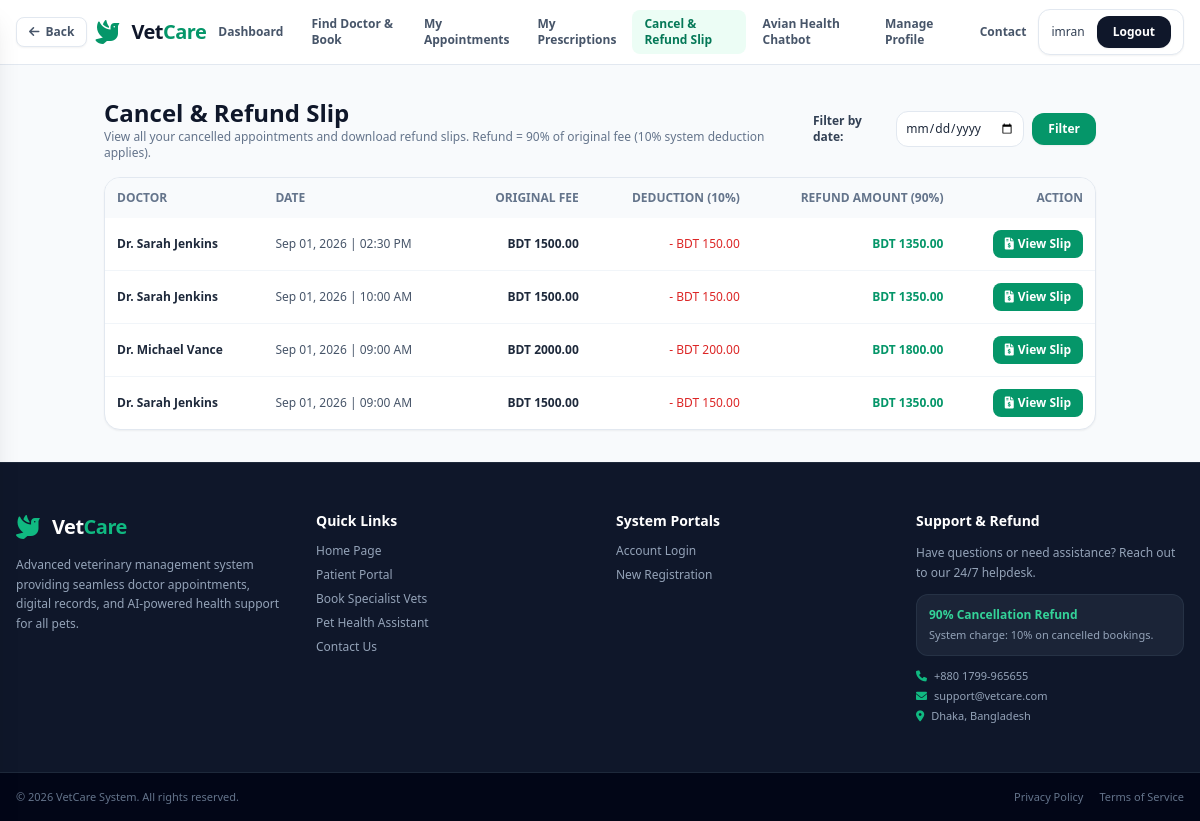
Page /cancel-refund/ (signed in) on the committed database.
### accounts/models.py (models this page shows, shortened)
class User(AbstractUser):
    ROLE_CHOICES = (
        ('PATIENT', 'Patient'),
        ('DOCTOR', 'Doctor'),
        ('ADMIN', 'Admin'),
    )
    role = models.CharField(max_length=20, choices=ROLE_CHOICES, default='PATIENT')
    phone = models.CharField(max_length=20, blank=True)
    country_code = models.CharField(max_length=5, default='+880', blank=True)
    address = models.TextField(blank=True)
    created_at = models.DateTimeField(auto_now_add=True)

### booking/models.py (models this page shows, shortened)
class Appointment(models.Model):
    STATUS_CHOICES = (
        ('PENDING', 'Pending'),
        ('CONFIRMED', 'Confirmed'),
        ('COMPLETED', 'Completed'),
        ('CANCELLED', 'Cancelled'),
    )
    patient = models.ForeignKey('patient.Patient', on_delete=models.CASCADE, related_name='appointments')
    doctor = models.ForeignKey('vet.Doctor', on_delete=models.CASCADE, related_name='appointments')
    date = models.DateField()
    time = models.TimeField()
    status = models.CharField(max_length=20, choices=STATUS_CHOICES, default='PENDING')
    fee = models.DecimalField(max_digits=8, decimal_places=2, default=1500.00)
    notes = models.TextField(blank=True)
    created_at = models.DateTimeField(auto_now_add=True)
    updated_at = models.DateTimeField(auto_now=True)
    class Meta:
        ordering = ['-date', '-time']

### vet/models.py (models this page shows, shortened)
class Doctor(models.Model):
    user = models.OneToOneField(settings.AUTH_USER_MODEL, on_delete=models.CASCADE, related_name='doctor_profile')
    specialty = models.CharField(max_length=100)
    experience_years = models.IntegerField(default=0)
    qualification = models.CharField(max_length=200, blank=True)
    license_number = models.CharField(max_length=50, blank=True)
    consultation_fee = models.DecimalField(max_digits=8, decimal_places=2, default=1500.00)
    bio = models.TextField(blank=True)
    is_active = models.BooleanField(default=True)
    created_at = models.DateTimeField(auto_now_add=True)

### patient/views.py (the view)
# urls.py: path('cancel-refund/', views.cancel_refund_list, name='cancel_refund_list'),
@login_required
def cancel_refund_list(request):
    if request.user.role != 'PATIENT':
        return render(request, '403.html', status=403)
    from datetime import datetime
    selected_date_str = request.GET.get('date', '').strip()
    selected_date = None
    if selected_date_str:
        try:
            selected_date = datetime.strptime(selected_date_str, '%Y-%m-%d').date()
        except ValueError:
            selected_date = None
    try:
        patient = request.user.patient_profile
        appointments = patient.appointments.filter(
            status='CANCELLED',
            payment__status='REFUNDED',
        ).prefetch_related('refund')
        if selected_date is not None:
            appointments = appointments.filter(date=selected_date)
    except Patient.DoesNotExist:
        patient = None
        appointments = []
    enriched_appointments = []
    for apt in appointments:
        fee = float(apt.fee)
        deduction = round(fee * 0.10, 2)
        refund = round(fee * 0.90, 2)
        enriched_appointments.append({
            'appointment': apt,
            'original_fee': fee,
            'deduction': deduction,
            'refund_amount': refund,
        })
    context = {
        'patient': patient,
        'enriched_appointments': enriched_appointments,
        'selected_date': selected_date_str,
    }
    return render(request, 'cancel_refund_list.html', context)

### vetcure/templates/cancel_refund_list.html (shortened to what this page needs)
{% extends 'base.html' %}
{% block content %}
<div class="flex-grow max-w-5xl w-full mx-auto px-4 py-8">
    <div class="flex flex-col md:flex-row md:items-center md:justify-between gap-4 mb-4">
        <div>
            <h1 class="text-2xl font-bold text-slate-900">Cancel & Refund Slip</h1>
            <p class="text-slate-500 text-xs">View all your cancelled appointments and download refund slips. Refund = 90% of original fee (10% system deduction applies).</p>
        </div>
        <form method="get" class="flex items-center gap-2">
            <label class="text-xs font-semibold text-slate-700">Filter by date:</label>
            <input type="date" name="date" value="{{ selected_date|default:'' }}" class="border border-slate-200 rounded-xl p-2 text-xs outline-none focus:ring-1 focus:ring-emerald-500">
            <button type="submit" class="bg-emerald-600 hover:bg-emerald-700 text-white text-xs font-semibold px-4 py-2 rounded-xl transition shadow-sm">Filter</button>
        </form>
    </div>
    <div class="bg-white rounded-2xl border border-slate-200 shadow-sm overflow-hidden">
        <div class="overflow-x-auto">
            <table class="w-full text-left text-xs text-slate-600">
                <thead class="bg-slate-50 text-slate-500 uppercase">
                    <tr>
                        <th class="p-3">Doctor</th>
                        <th class="p-3">Date</th>
                        <th class="p-3 text-right">Original Fee</th>
                        <th class="p-3 text-right">Deduction (10%)</th>
                        <th class="p-3 text-right">Refund Amount (90%)</th>
                        <th class="p-3 text-right">Action</th>
                    </tr>
                </thead>
                <tbody class="divide-y divide-slate-100">
                    {% for item in enriched_appointments %}
                    <tr>
                        <td class="p-3 font-semibold text-slate-800">Dr. {{ item.appointment.doctor.user.get_full_name }}</td>
                        <td class="p-3">{{ item.appointment.date|date:"M d, Y" }} | {{ item.appointment.time|time:"h:i A" }}</td>
                        <td class="p-3 text-right font-semibold text-slate-800">BDT {{ item.original_fee|floatformat:2 }}</td>
                        <td class="p-3 text-right text-red-600 font-medium">- BDT {{ item.deduction|floatformat:2 }}</td>
                        <td class="p-3 text-right font-bold text-emerald-600">BDT {{ item.refund_amount|floatformat:2 }}</td>
                        <td class="p-3 text-right">
                            {% if item.appointment.refund %}
                            <a href="{% url 'refund_slip' item.appointment.refund.id %}" target="_blank" class="inline-flex items-center gap-1 bg-emerald-600 hover:bg-emerald-700 text-white font-semibold px-3 py-1.5 rounded-lg transition">
                                <i class="fa-solid fa-file-invoice-dollar"></i> View Slip
                            </a>
                            {% endif %}
                        </td>
                    </tr>
                    {% empty %}
                    <tr>
                        <td colspan="6" class="p-6 text-center text-slate-500">No cancelled appointments yet.</td>
                    </tr>
                    {% endfor %}
                </tbody>
            </table>
        </div>
    </div>
</div>
{% endblock %}

### vetcure/templates/base.html (shortened to what this page needs)
<!DOCTYPE html>
<html lang="en">
<head>
    <script src="https://cdn.tailwindcss.com"></script>
    <link rel="stylesheet" href="https://cdnjs.cloudflare.com/ajax/libs/font-awesome/6.0.0/css/all.min.css">
</head>
<body class="bg-slate-50 text-slate-800 flex flex-col min-h-screen font-sans">
    <header class="no-print-header bg-white border-b border-slate-200 sticky top-0 z-30">
        <div class="max-w-7xl mx-auto px-4 h-16 flex items-center justify-between">
            <div class="flex items-center gap-2">
                <button onclick="history.back()" class="flex items-center gap-1.5 px-3 py-1.5 bg-white border border-slate-200 rounded-lg text-xs font-semibold text-slate-600 hover:text-emerald-600 hover:border-emerald-400 hover:bg-emerald-50 transition shadow-sm" title="Go back">
                    <i class="fa-solid fa-arrow-left text-xs"></i> Back
                </button>
                <a href="{% url 'home' %}" class="flex items-center gap-3">
                    <i class="fa-solid fa-dove text-2xl text-emerald-600"></i>
                    <span class="text-xl font-bold text-slate-900 tracking-tight">Vet<span class="text-emerald-600">Care</span></span>
                </a>
            </div>
            <nav class="hidden md:flex items-center gap-1 font-bold text-xs text-slate-600">
                {% if user.is_authenticated %}
                    {% if user.role == 'PATIENT' %}
                        <a href="{% url 'patient_dashboard' %}" class="nav-link px-3 py-1.5 rounded-lg {% if request.resolver_match.url_name == 'patient_dashboard' %}bg-emerald-50 text-emerald-700{% else %}hover:bg-slate-50 hover:text-emerald-600 transition{% endif %}">Dashboard</a>
                        <a href="{% url 'booking_doctors' %}" class="nav-link px-3 py-1.5 rounded-lg {% if request.resolver_match.url_name == 'booking_doctors' %}bg-emerald-50 text-emerald-700{% else %}hover:bg-slate-50 hover:text-emerald-600 transition{% endif %}">Find Doctor & Book</a>
                        <a href="{% url 'my_appointments' %}" class="nav-link px-3 py-1.5 rounded-lg {% if request.resolver_match.url_name == 'my_appointments' %}bg-emerald-50 text-emerald-700{% else %}hover:bg-slate-50 hover:text-emerald-600 transition{% endif %}">My Appointments</a>
                        <a href="{% url 'my_prescriptions' %}" class="nav-link px-3 py-1.5 rounded-lg {% if request.resolver_match.url_name == 'my_prescriptions' %}bg-emerald-50 text-emerald-700{% else %}hover:bg-slate-50 hover:text-emerald-600 transition{% endif %}">My Prescriptions</a>
                        <a href="{% url 'cancel_refund_list' %}" class="nav-link px-3 py-1.5 rounded-lg {% if request.resolver_match.url_name == 'cancel_refund_list' %}bg-emerald-50 text-emerald-700{% else %}hover:bg-slate-50 hover:text-emerald-600 transition{% endif %}">Cancel & Refund Slip</a>
                        <a href="{% url 'chatbot' %}" class="nav-link px-3 py-1.5 rounded-lg {% if request.resolver_match.url_name == 'chatbot' %}bg-emerald-50 text-emerald-700{% else %}hover:bg-slate-50 hover:text-emerald-600 transition{% endif %}">Avian Health Chatbot</a>
                        <a href="{% url 'manage_profile' %}" class="nav-link px-3 py-1.5 rounded-lg {% if request.resolver_match.url_name == 'manage_profile' %}bg-emerald-50 text-emerald-700{% else %}hover:bg-slate-50 hover:text-emerald-600 transition{% endif %}">Manage Profile</a>
                        <a href="{% url 'contact' %}" class="nav-link px-3 py-1.5 rounded-lg {% if request.resolver_match.url_name == 'contact' %}bg-emerald-50 text-emerald-700{% else %}hover:bg-slate-50 hover:text-emerald-600 transition{% endif %}">Contact</a>
                    {% endif %}
                {% endif %}
            </nav>
                <div class="flex items-center gap-3">
                {% if user.is_authenticated %}
                    <div class="flex items-center gap-3 bg-white border border-slate-200 rounded-xl px-3 py-1.5 shadow-sm">
                        <span class="text-xs font-medium text-slate-700">
                            {{ user.get_full_name|default:user.username }}
                        </span>
                        <form method="post" action="{% url 'logout' %}" class="inline">
                            <button type="submit" class="text-xs font-semibold bg-slate-900 hover:bg-slate-800 text-white px-4 py-2 rounded-xl transition shadow-sm">
                                Logout
                            </button>
                        </form>
                    </div>
                {% else %}
                    <a href="{% url 'login' %}" class="text-xs font-semibold text-slate-600 hover:text-emerald-600 transition px-3 py-2">Login</a>
                    <a href="{% url 'register' %}" class="text-xs font-semibold bg-emerald-600 hover:bg-emerald-700 text-white px-4 py-2 rounded-xl transition shadow-sm">Register</a>
                {% endif %}
                </div>
        </div>
    </header>
    <main class="flex-grow">
        {% block content %}{% endblock %}
    </main>
    {% block footer %}
    <footer class="no-print-footer bg-slate-900 text-slate-400 text-xs border-t border-slate-800 mt-auto">
        <div class="max-w-7xl mx-auto px-4 py-12 grid grid-cols-1 md:grid-cols-4 gap-8">
            <div class="space-y-3">
                <div class="flex items-center gap-3">
                    <i class="fa-solid fa-dove text-2xl text-emerald-500"></i>
                    <span class="text-xl font-bold text-white tracking-tight">Vet<span class="text-emerald-500">Care</span></span>
                </div>
                <p class="text-slate-400 leading-relaxed">Advanced veterinary management system providing seamless doctor appointments, digital records, and AI-powered health support for all pets.</p>
            </div>
            <div class="space-y-3">
                <h4 class="text-sm font-semibold text-white">Quick Links</h4>
                <ul class="space-y-2">
                    <li><a href="{% url 'home' %}" class="hover:text-emerald-400 transition">Home Page</a></li>
                    {% if user.is_authenticated and user.role == 'PATIENT' %}
                        <li><a href="{% url 'patient_dashboard' %}" class="hover:text-emerald-400 transition">Patient Portal</a></li>
                        <li><a href="{% url 'booking_doctors' %}" class="hover:text-emerald-400 transition">Book Specialist Vets</a></li>
                    {% endif %}
                    <li><a href="{% url 'chatbot' %}" class="hover:text-emerald-400 transition">Pet Health Assistant</a></li>
                    <li><a href="{% url 'contact' %}" class="hover:text-emerald-400 transition">Contact Us</a></li>
                </ul>
            </div>
            <div class="space-y-3">
                <h4 class="text-sm font-semibold text-white">System Portals</h4>
                <ul class="space-y-2">
                    <li><a href="{% url 'login' %}" class="hover:text-emerald-400 transition">Account Login</a></li>
                    <li><a href="{% url 'register' %}" class="hover:text-emerald-400 transition">New Registration</a></li>
                </ul>
            </div>
            <div class="space-y-3">
                <h4 class="text-sm font-semibold text-white">Support & Refund</h4>
                <p class="text-slate-400 leading-relaxed">Have questions or need assistance? Reach out to our 24/7 helpdesk.</p>
                <div class="bg-slate-800/80 p-3 rounded-xl border border-slate-700/50 space-y-1">
                    <span class="text-emerald-400 font-bold block">90% Cancellation Refund</span>
                    <p class="text-[11px] text-slate-400">System charge: 10% on cancelled bookings.</p>
                </div>
                <div class="space-y-1 text-[11px] text-slate-400">
                    <p><i class="fa-solid fa-phone text-emerald-500 mr-1"></i> +880 1799-965655</p>
                    <p><i class="fa-solid fa-envelope text-emerald-500 mr-1"></i> support@vetcare.com</p>
                    <p><i class="fa-solid fa-location-dot text-emerald-500 mr-1"></i> Dhaka, Bangladesh</p>
                </div>
            </div>
        </div>
        <div class="border-t border-slate-800 bg-slate-950 py-4">
            <div class="max-w-7xl mx-auto px-4 flex flex-col sm:flex-row justify-between items-center gap-2 text-slate-500 text-[11px]">
                <p>&copy; 2026 VetCare System. All rights reserved.</p>
                <div class="flex gap-4">
                    <a href="{% url 'privacy_policy' %}" class="hover:text-slate-400 transition">Privacy Policy</a>
                    <a href="{% url 'terms_of_service' %}" class="hover:text-slate-400 transition">Terms of Service</a>
                </div>
            </div>
        </div>
    </footer>
    {% endblock %}
</body>
</html>

### vetcure/templates/base.html (style rules this page uses)
.nav-link { transition: all 0.2s ease; }

### rows in the picture
User: get_full_name "imran"
Appointment: appointment.doctor.user.get_full_name "Sarah Jenkins", appointment "Sep 01, 2026", appointment.time "02:30 PM", original_fee "1500.00", deduction "150.00", refund_amount "1350.00", shows "View Slip"
Appointment: appointment.doctor.user.get_full_name "Sarah Jenkins", appointment "Sep 01, 2026", appointment.time "10:00 AM", original_fee "1500.00", deduction "150.00", refund_amount "1350.00", shows "View Slip"
Appointment: appointment.doctor.user.get_full_name "Michael Vance", appointment "Sep 01, 2026", appointment.time "09:00 AM", original_fee "2000.00", deduction "200.00", refund_amount "1800.00", shows "View Slip"
Appointment: appointment.doctor.user.get_full_name "Sarah Jenkins", appointment "Sep 01, 2026", appointment.time "09:00 AM", original_fee "1500.00", deduction "150.00", refund_amount "1350.00", shows "View Slip"
